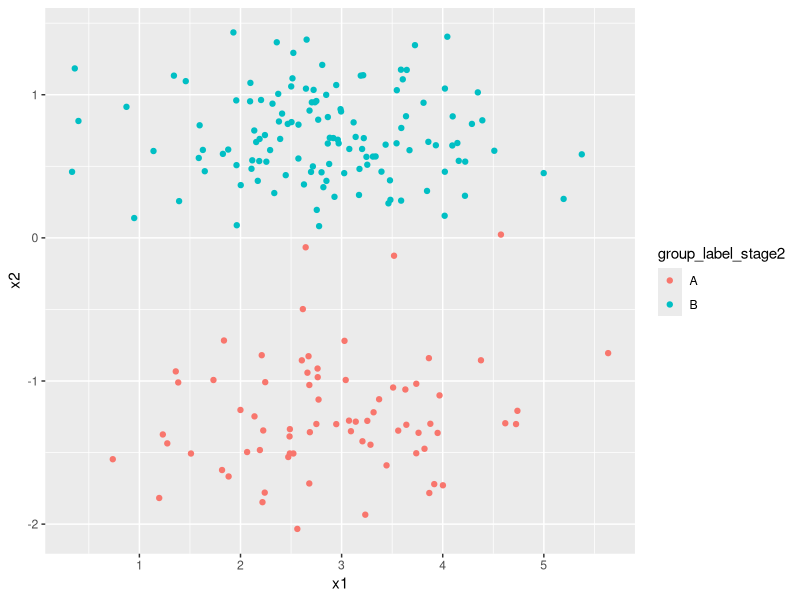

Write the R code that produced this figure.
## ---- chunk 1
knitr::opts_chunk$set(echo = TRUE)
## ---- chunk 2
library(dplyr) # Data manipulation

set.seed(2019) # Fix result
portfolio <- data.frame(
  x1 = rnorm(200, 3, 1),
  x2 = scale(
    c(
      rnorm(70, 4, 1),
      rnorm(130, 10, 1)
    )
  )
)

glimpse(portfolio)
## ---- chunk 3
group_label_stage1 <- c(
  rep("A", 100),
  rep("B", 100)
)

portfolio <- portfolio %>% 
  mutate(group_label_stage1 = group_label_stage1)

ClusterACentre <- c(
  mean(portfolio$x1[portfolio$group_label_stage1 == "A"]),
  mean(portfolio$x2[portfolio$group_label_stage1 == "A"])
)

ClusterBCentre <- c(
  mean(portfolio$x1[portfolio$group_label_stage1 == "B"]),
  mean(portfolio$x2[portfolio$group_label_stage1 == "B"])
)

glimpse(portfolio)
## ---- chunk 4
dist_A <- sqrt(
  (portfolio$x1 - ClusterACentre[1])^2 
  + (portfolio$x2 - ClusterACentre[2])^2 
)

dist_B <- sqrt(
  (portfolio$x1 - ClusterBCentre[1])^2 
  + (portfolio$x2 - ClusterBCentre[2])^2 
)

portfolio <- portfolio %>% 
  mutate(
    dist_A = dist_A,
    dist_B = dist_B
  )

glimpse(portfolio)
## ---- chunk 5
portfolio <- portfolio %>% 
  mutate(
    group_label_stage2 = ifelse(portfolio$dist_A <= portfolio$dist_B, "A", "B")
  )

glimpse(portfolio)
## ---- chunk 6
combos <- portfolio %>% 
  count(group_label_stage1, group_label_stage2)

matrix(
  combos$n,
  nrow = 2,
  dimnames = list(
    c("A", "B"),
    c("A", "B")
  )
)
## ---- chunk 7
library(ggplot2)

portfolio %>% 
ggplot() +
  geom_point(
    aes(x1, x2, colour = group_label_stage2)
  )
